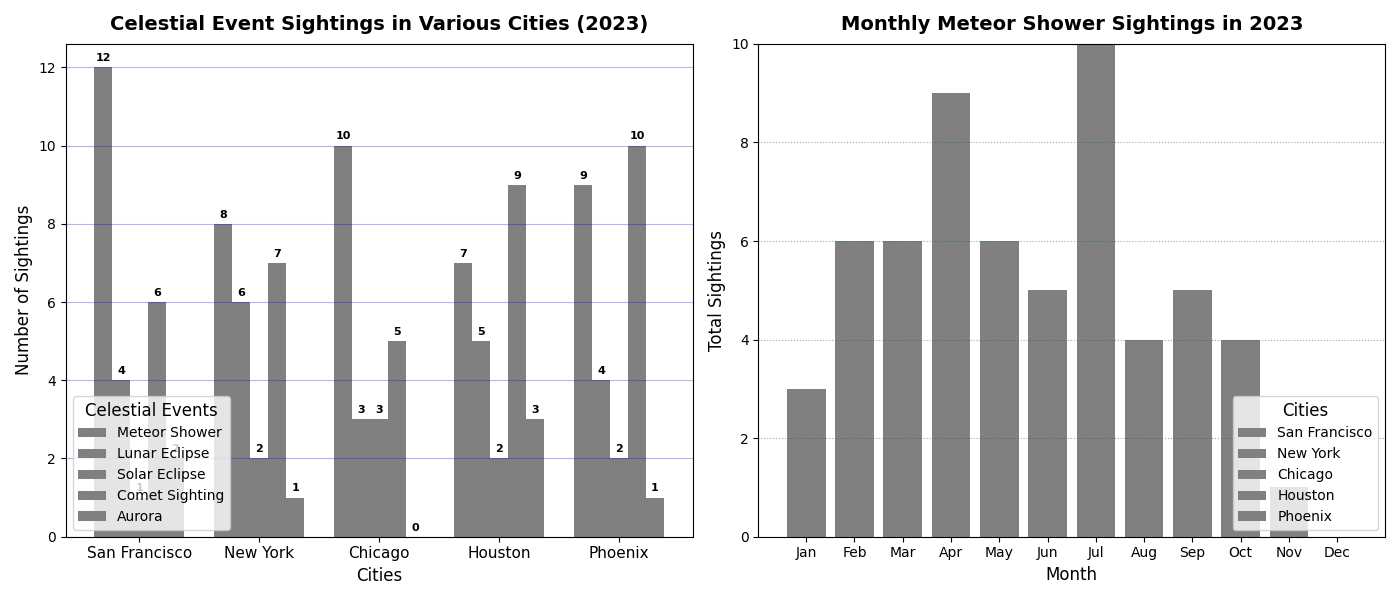

Python code for this plot:
import matplotlib.pyplot as plt
import numpy as np

cities = ['San Francisco', 'New York', 'Chicago', 'Houston', 'Phoenix']
celestial_events = ['Meteor Shower', 'Lunar Eclipse', 'Solar Eclipse', 'Comet Sighting', 'Aurora']
observation_data = [
    [12, 4, 1, 6, 2],
    [8, 6, 2, 7, 1],
    [10, 3, 3, 5, 0],
    [7, 5, 2, 9, 3],
    [9, 4, 2, 10, 1]
]
months = ['Jan', 'Feb', 'Mar', 'Apr', 'May', 'Jun', 'Jul', 'Aug', 'Sep', 'Oct', 'Nov', 'Dec']
monthly_sightings = {
    'San Francisco': [1, 2, 1, 1, 1, 2, 3, 0, 0, 1, 0, 0],
    'New York': [1, 1, 1, 2, 1, 1, 2, 0, 1, 0, 1, 0],
    'Chicago': [0, 1, 1, 2, 1, 2, 2, 1, 1, 1, 0, 0],
    'Houston': [1, 1, 2, 2, 1, 0, 2, 1, 2, 1, 0, 0],
    'Phoenix': [0, 1, 1, 2, 2, 0, 2, 2, 1, 1, 0, 0]
}

fig, (ax1, ax2) = plt.subplots(nrows=1, ncols=2, figsize=(14, 6))

# Using a single consistent color for all bars in both charts
single_color = 'gray'

# Bar chart with a single color
bar_width = 0.15
index = np.arange(len(cities))
for i, event in enumerate(celestial_events):
    counts = [data[i] for data in observation_data]
    bars = ax1.bar(index + i * bar_width, counts, bar_width, label=event, color=single_color)

    for bar in bars:
        height = bar.get_height()
        ax1.annotate(f'{height}', 
                     xy=(bar.get_x() + bar.get_width() / 2, height),
                     xytext=(0, 3),
                     textcoords="offset points",
                     ha='center', va='bottom', fontsize=8, fontweight='bold')

ax1.set_xlabel('Cities', fontsize=12)
ax1.set_ylabel('Number of Sightings', fontsize=12)
ax1.set_title('Celestial Event Sightings in Various Cities (2023)', fontsize=14, fontweight='bold', pad=10)
ax1.set_xticks(index + 2 * bar_width)
ax1.set_xticklabels(cities, fontsize=11)
ax1.yaxis.grid(True, linestyle='-', which='major', color='blue', alpha=0.3)
ax1.legend(title='Celestial Events', fontsize=10, title_fontsize='12', loc='lower left')

# Stacked bar chart with a single color
bottom_values = np.zeros(len(months))
for city in cities:
    ax2.bar(months, monthly_sightings[city], bottom=bottom_values, label=city, color=single_color)
    bottom_values += monthly_sightings[city]

ax2.set_xlabel('Month', fontsize=12)
ax2.set_ylabel('Total Sightings', fontsize=12)
ax2.set_title('Monthly Meteor Shower Sightings in 2023', fontsize=14, fontweight='bold', pad=10)
ax2.set_ylim(0, 10)
ax2.yaxis.grid(True, linestyle=':', which='major', color='green', alpha=0.5)
ax2.legend(title='Cities', fontsize=10, title_fontsize='12', loc='lower right')

plt.tight_layout()
plt.show()
